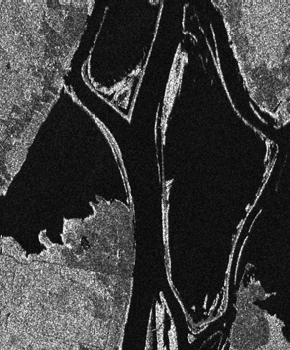
#> input picture data/dataset/Ottwa/199707.png, 290 x 350 px
$ python make_evalSample.py
#> lines starting #> are read from the running program, lines starting #| are printed output that depends on the picture
import os
import cv2
import numpy as np

def makeSample(img_path1,img_path2,sample_path,sample_size=5):
#> called with img_path1 = './data/dataset/Ottwa/199707.png', img_path2 = './data/dataset/Ottwa/199708.png', sample_path = '../dataset/sample/Ottwa/', sample_size = 5
    img1=cv2.imread(img_path1)[...,0]
#> img1: shape (350, 290); min 0, max 255, mean 60.9
    img2=cv2.imread(img_path2)[...,0]
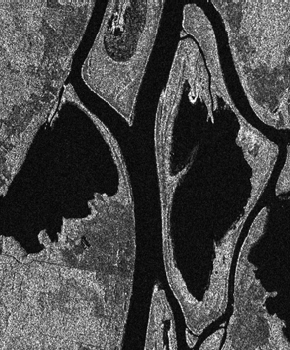
#> input picture data/dataset/Ottwa/199708.png, 290 x 350 px
#> img2: shape (350, 290); min 0, max 255, mean 71.6
    img1=np.pad(img1,2)
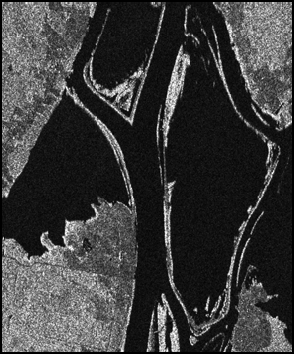
#> img1: shape (354, 294); min 0, max 255, mean 59.4
    img2=np.pad(img2,2)
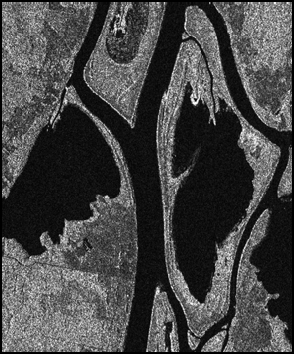
#> img2: shape (354, 294); min 0, max 255, mean 69.8
    img_size=img1.shape
#> img_size = (354, 294)
    for i in range(img_size[0]-sample_size+1):
        for j in range(img_size[1]-sample_size+1):
            img_pic1=img1[i:i+sample_size,j:j+sample_size]
            img_pic2=img2[i:i+sample_size,j:j+sample_size]
            img_pic1=np.expand_dims(img_pic1,-1)
            img_pic2=np.expand_dims(img_pic2,-1)
            sample=np.concatenate([img_pic1,img_pic2],-1)
            sample=np.swapaxes(np.swapaxes(sample,0,2),1,2)

            np.save(sample_path+'{}_{}.npy'.format(i+1,j+1),sample)

def main():
    FarmLandC_img_path1, FarmLandC_img_path2 = './data/dataset/FarmLandC/200806.bmp', './data/dataset/FarmLandC/200906.bmp'
    FarmLandD_img_path1, FarmLandD_img_path2 = './data/dataset/FarmLandD/200806.bmp', './data/dataset/FarmLandD/200906.bmp'
    Ottwa_img_path1, Ottwa_img_path2 = './data/dataset/Ottwa/199707.png', './data/dataset/Ottwa/199708.png'

    FarmLandC_sample_path='../dataset/sample/FarmLandC/'
    FarmLandD_sample_path='../dataset/sample/FarmLandD/'
    Ottwa_sample_path='../dataset/sample/Ottwa/'

    if not os.path.exists(Ottwa_sample_path):
        os.makedirs(Ottwa_sample_path)

    makeSample(Ottwa_img_path1,Ottwa_img_path2,Ottwa_sample_path)

if __name__=='__main__':
    main()
